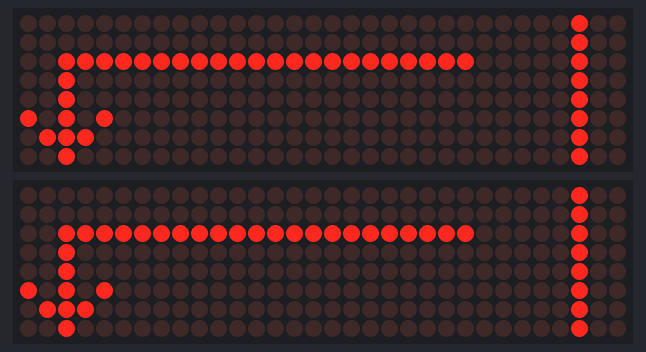
Recording of a sketch running on a simulated Arduino Mega 2560, built with avr-gcc and run on an emulated ATmega2560. Parts: 2 × 32×8 LED matrix.

Above: at 0.1 s.

The sketch:

twoDotMatrix.ino
```cpp
#include "LedControl.h"


// DIN,CLK,CS,Number of Matrix
LedControl lc = LedControl(A8, A9, A10, 4);
LedControl lc1 = LedControl(1, 2, 3, 4);
int num;


void setup() {
  for (num = 0; num < 4; num++) // 留ㅽ듃由?뒪 0踰덈???3踰덇퉴吏  ?명똿
  {
    lc.shutdown(num, false);
    lc.setIntensity(num, 8);
    lc.clearDisplay(num);
    lc1.shutdown(num, false);
    lc1.setIntensity(num, 8);
    lc1.clearDisplay(num);
  }
} // setup finished

// matrix ?⑥닔 ?좎뼵
void matrix() {
  // ?쒓? '留?瑜??댁쭊?섎줈 諛곗뿴 ?좎뼵
  //http://dotmatrixtool.com/#
  const byte x[8] =
  {
    0x00, 0x00, 0x3f, 0x20, 0x20, 0xa8, 0x70, 0x20
  }; // arrow head
  // ?쒓? '??瑜??댁쭊?섎줈 諛곗뿴 ?좎뼵
  byte r[8] = {
    0x00, 0x00, 0xff, 0x00, 0x00, 0x00, 0x00, 0x00
  }; //-


  // ?쒓? '由?瑜??댁쭊?섎줈 諛곗뿴 ?좎뼵
  byte t[8] = {
    0x00, 0x00, 0xff, 0x00, 0x00, 0x00, 0x00, 0x00
  }; // ------
  // ?쒓? '??瑜??댁쭊?섎줈 諛곗뿴 ?좎뼵
  byte m[8] = {
    0x04, 0x04, 0x04, 0x04, 0x04, 0x04, 0x04, 0x04
  }; // --------


  // lc.setRow ?⑥닔????Row) 湲곗??쇰줈 ?꾪듃留ㅽ듃由?뒪瑜??쒖뼱 lc.setRow(matrix_number,Row,value)
  for (int j = 7; j >= 0; j--) {
    lc.setRow(0, j, m[j]);
    lc.setRow(1, j, t[j]);
    lc.setRow(2, j, r[j]);
    lc.setRow(3, j, x[j]);

    lc1.setRow(0, j, m[j]);
    lc1.setRow(1, j, t[j]);
    lc1.setRow(2, j, r[j]);
    lc1.setRow(3, j, x[j]);
  }
  delay(1000);
} // matrix function finished


void loop() {
  matrix();
  for (num = 0; num < 4; num++)  {
    lc.clearDisplay(num);
    lc1.clearDisplay(num);
  }
  delay(1000);
}
```
